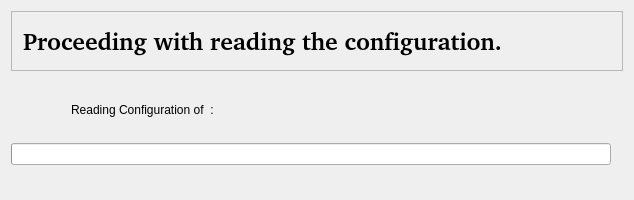
<?xml version="1.0" encoding="UTF-8"?>
<ui version="4.0">
 <class>ReadConfigWidget</class>
 <widget class="QWidget" name="ReadConfigWidget">
  <property name="geometry">
   <rect>
    <x>0</x>
    <y>0</y>
    <width>634</width>
    <height>200</height>
   </rect>
  </property>
  <property name="windowTitle">
   <string>Form1</string>
  </property>
  <layout class="QVBoxLayout">
   <item>
    <widget class="QFrame" name="Frame3">
     <property name="minimumSize">
      <size>
       <width>0</width>
       <height>60</height>
      </size>
     </property>
     <property name="maximumSize">
      <size>
       <width>32567</width>
       <height>60</height>
      </size>
     </property>
     <property name="frameShape">
      <enum>QFrame::StyledPanel</enum>
     </property>
     <property name="frameShadow">
      <enum>QFrame::Raised</enum>
     </property>
     <property name="lineWidth">
      <number>2</number>
     </property>
     <layout class="QHBoxLayout">
      <property name="spacing">
       <number>6</number>
      </property>
      <property name="leftMargin">
       <number>11</number>
      </property>
      <property name="topMargin">
       <number>11</number>
      </property>
      <property name="rightMargin">
       <number>11</number>
      </property>
      <property name="bottomMargin">
       <number>11</number>
      </property>
      <item>
       <widget class="QLabel" name="TextLabel1">
        <property name="font">
         <font>
          <family>Nimbus Sans l [Urw]</family>
          <pointsize>18</pointsize>
          <weight>75</weight>
          <bold>true</bold>
         </font>
        </property>
        <property name="text">
         <string>Proceeding with reading the configuration.</string>
        </property>
        <property name="wordWrap">
         <bool>false</bool>
        </property>
       </widget>
      </item>
      <item>
       <spacer name="Spacer3">
        <property name="orientation">
         <enum>Qt::Horizontal</enum>
        </property>
        <property name="sizeType">
         <enum>QSizePolicy::Expanding</enum>
        </property>
        <property name="sizeHint" stdset="0">
         <size>
          <width>320</width>
          <height>16</height>
         </size>
        </property>
       </spacer>
      </item>
     </layout>
    </widget>
   </item>
   <item>
    <layout class="QHBoxLayout">
     <item>
      <spacer name="spacer15">
       <property name="orientation">
        <enum>Qt::Horizontal</enum>
       </property>
       <property name="sizeType">
        <enum>QSizePolicy::Expanding</enum>
       </property>
       <property name="sizeHint" stdset="0">
        <size>
         <width>91</width>
         <height>20</height>
        </size>
       </property>
      </spacer>
     </item>
     <item>
      <widget class="QLabel" name="textLabel6">
       <property name="maximumSize">
        <size>
         <width>32767</width>
         <height>32767</height>
        </size>
       </property>
       <property name="text">
        <string/>
       </property>
       <property name="pixmap">
        <pixmap>image0</pixmap>
       </property>
       <property name="wordWrap">
        <bool>false</bool>
       </property>
      </widget>
     </item>
     <item>
      <spacer name="spacer16">
       <property name="orientation">
        <enum>Qt::Horizontal</enum>
       </property>
       <property name="sizeType">
        <enum>QSizePolicy::Expanding</enum>
       </property>
       <property name="sizeHint" stdset="0">
        <size>
         <width>101</width>
         <height>20</height>
        </size>
       </property>
      </spacer>
     </item>
    </layout>
   </item>
   <item>
    <layout class="QHBoxLayout">
     <item>
      <spacer name="spacer4">
       <property name="orientation">
        <enum>Qt::Horizontal</enum>
       </property>
       <property name="sizeType">
        <enum>QSizePolicy::Expanding</enum>
       </property>
       <property name="sizeHint" stdset="0">
        <size>
         <width>71</width>
         <height>20</height>
        </size>
       </property>
      </spacer>
     </item>
     <item>
      <layout class="QVBoxLayout">
       <item>
        <layout class="QHBoxLayout">
         <item>
          <spacer name="spacer2">
           <property name="orientation">
            <enum>Qt::Horizontal</enum>
           </property>
           <property name="sizeType">
            <enum>QSizePolicy::Fixed</enum>
           </property>
           <property name="sizeHint" stdset="0">
            <size>
             <width>60</width>
             <height>20</height>
            </size>
           </property>
          </spacer>
         </item>
         <item>
          <layout class="QVBoxLayout">
           <item>
            <layout class="QHBoxLayout">
             <item>
              <widget class="QLabel" name="textLabel1">
               <property name="text">
                <string>Reading Configuration of  :</string>
               </property>
               <property name="wordWrap">
                <bool>false</bool>
               </property>
              </widget>
             </item>
             <item>
              <widget class="QLabel" name="type_label">
               <property name="text">
                <string/>
               </property>
               <property name="wordWrap">
                <bool>false</bool>
               </property>
              </widget>
             </item>
            </layout>
           </item>
           <item>
            <layout class="QHBoxLayout">
             <item>
              <widget class="QLabel" name="first_id_label">
               <property name="text">
                <string/>
               </property>
               <property name="wordWrap">
                <bool>false</bool>
               </property>
              </widget>
             </item>
             <item>
              <widget class="QLabel" name="last_id_label">
               <property name="text">
                <string/>
               </property>
               <property name="wordWrap">
                <bool>false</bool>
               </property>
              </widget>
             </item>
            </layout>
           </item>
          </layout>
         </item>
         <item>
          <spacer name="spacer2_2">
           <property name="orientation">
            <enum>Qt::Horizontal</enum>
           </property>
           <property name="sizeType">
            <enum>QSizePolicy::Fixed</enum>
           </property>
           <property name="sizeHint" stdset="0">
            <size>
             <width>60</width>
             <height>20</height>
            </size>
           </property>
          </spacer>
         </item>
        </layout>
       </item>
       <item>
        <widget class="QProgressBar" name="progress">
         <property name="minimumSize">
          <size>
           <width>600</width>
           <height>0</height>
          </size>
         </property>
        </widget>
       </item>
      </layout>
     </item>
     <item>
      <spacer name="spacer5">
       <property name="orientation">
        <enum>Qt::Horizontal</enum>
       </property>
       <property name="sizeType">
        <enum>QSizePolicy::Expanding</enum>
       </property>
       <property name="sizeHint" stdset="0">
        <size>
         <width>91</width>
         <height>20</height>
        </size>
       </property>
      </spacer>
     </item>
    </layout>
   </item>
   <item>
    <spacer name="spacer6">
     <property name="orientation">
      <enum>Qt::Vertical</enum>
     </property>
     <property name="sizeType">
      <enum>QSizePolicy::Expanding</enum>
     </property>
     <property name="sizeHint" stdset="0">
      <size>
       <width>20</width>
       <height>140</height>
      </size>
     </property>
    </spacer>
   </item>
  </layout>
 </widget>
 <layoutdefault spacing="6" margin="11"/>
 <resources/>
 <connections/>
</ui>
